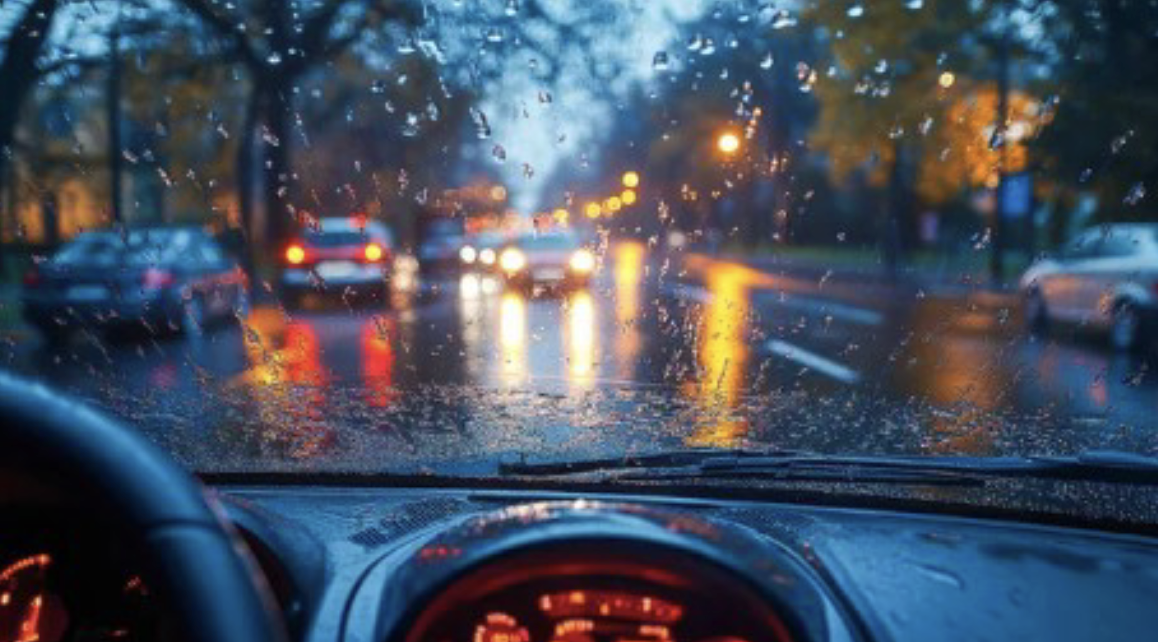
#> input picture water.png, 1158 x 642 px, found by its file name
$ python Lab6-3-1.py
#> lines starting #> are read from the running program, lines starting #| are printed output that depends on the picture
import cv2
import numpy as np
import matplotlib.pyplot as plt

# Step 1: Load and convert to grayscale
img = cv2.imread('water.png')
#> img is the input picture: shape (642, 1158, 3); mean B, G, R 95.3, 79.3, 69.4
gray = cv2.cvtColor(img, cv2.COLOR_BGR2GRAY)
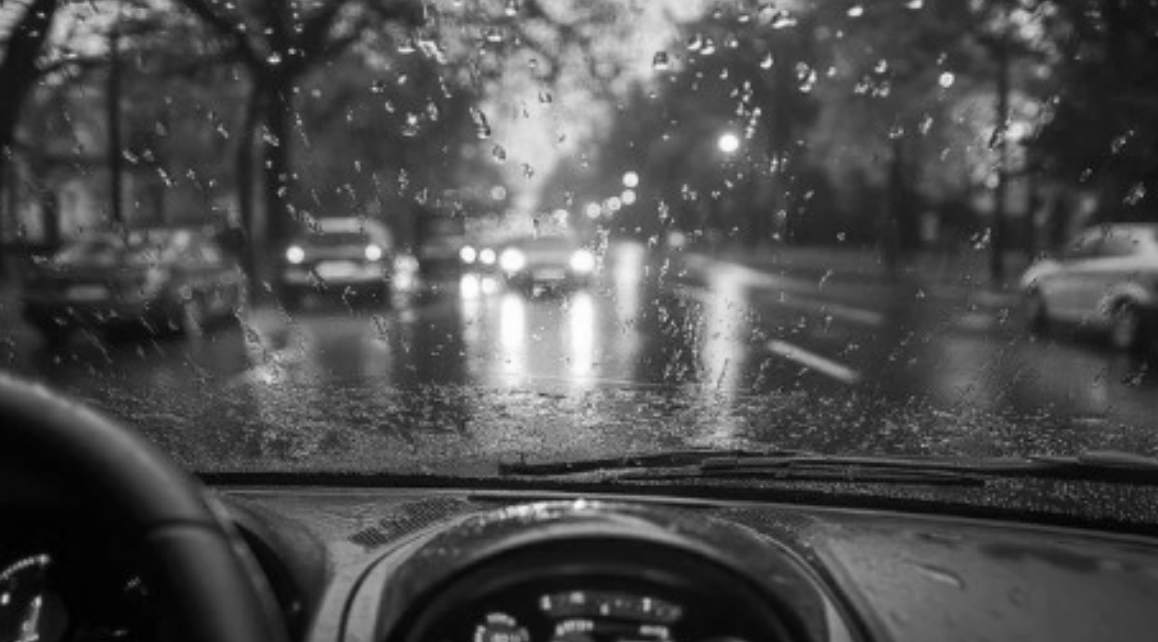
#> gray: shape (642, 1158); min 0, max 255, mean 78.2

# Step 2: Define kernels
sobel_x = np.array([[-1, 0, 1],
                    [-2, 0, 2],
                    [-1, 0, 1]], dtype=float)

sobel_y = np.array([[1, 2, 1],
                    [0, 0, 0],
                    [-1, -2, -1]], dtype=float)

# Step 3: Manual convolution
def manual_convolution(img, kernel):
    h, w = img.shape
#> h = 642; w = 1158
    kh, kw = kernel.shape
    pad_h, pad_w = kh // 2, kw // 2
    padded = np.pad(img, ((pad_h, pad_h), (pad_w, pad_w)), mode='constant')
    output = np.zeros_like(img, dtype=float)
    for i in range(h):
        for j in range(w):
            region = padded[i:i+kh, j:j+kw]
            output[i, j] = np.sum(region * kernel)
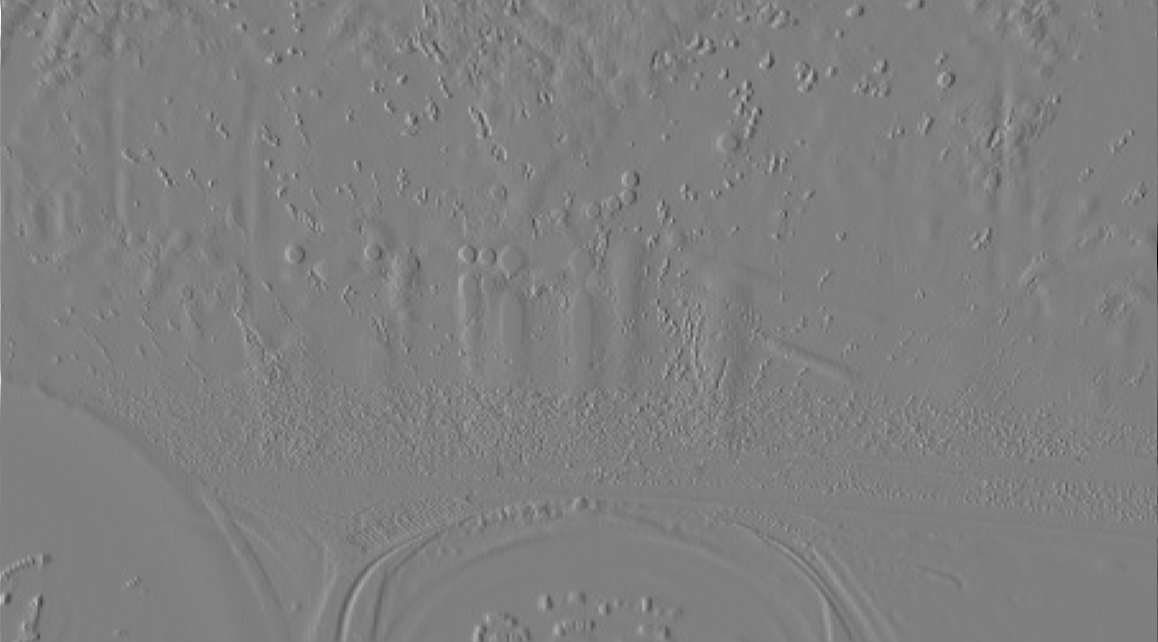
#> output: shape (642, 1158) float64; min -727, max 725, mean 0; drawn with min black and max white
    return output

# Step 4: Apply Sobel
gx = manual_convolution(gray, sobel_x)
gy = manual_convolution(gray, sobel_y)
#> after the loop in manual_convolution (call 2), `for i in range(h):`:
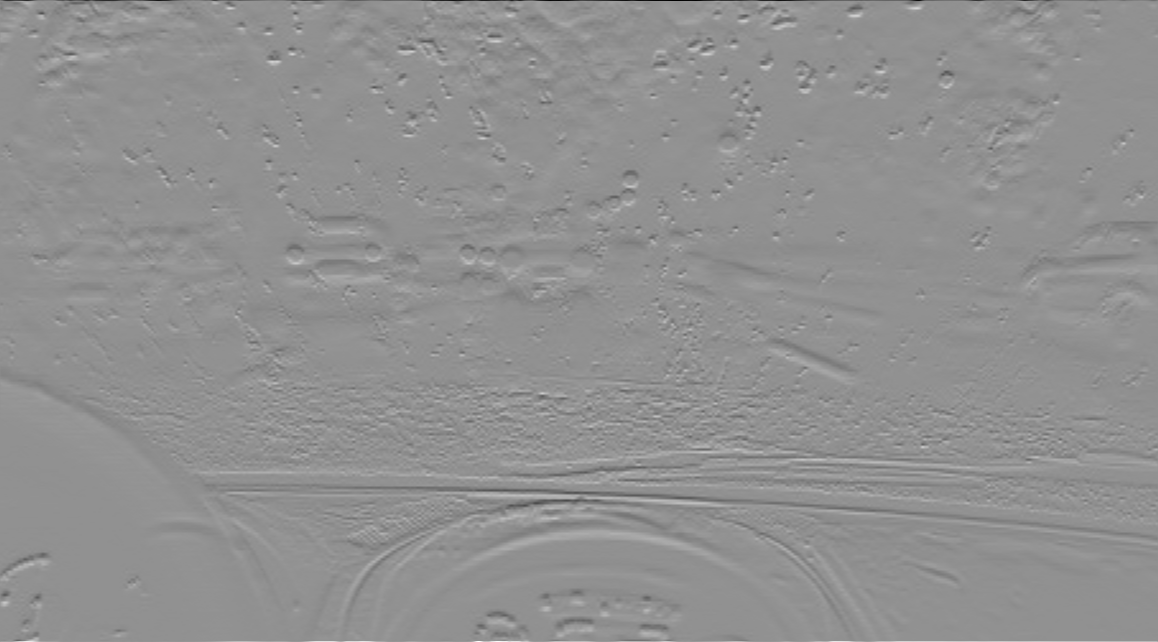
#> output: shape (642, 1158) float64; min -880, max 667, mean 0.3; drawn with min black and max white
sobel_edge = np.sqrt(gx**2 + gy**2)
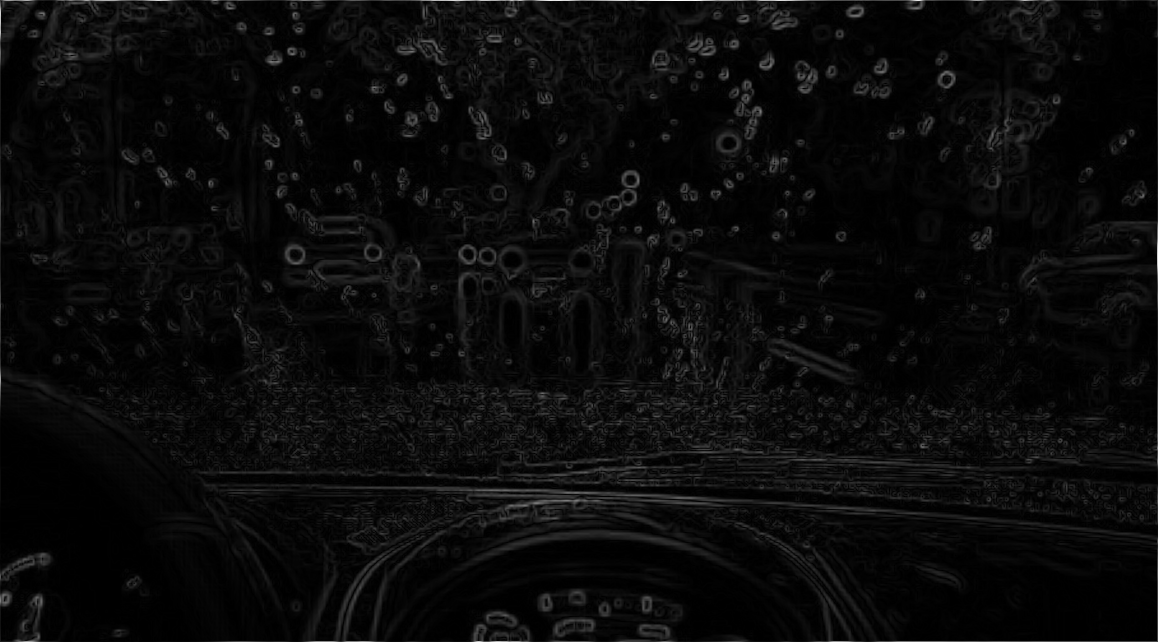
#> sobel_edge: shape (642, 1158) float64; min 0, max 880, mean 36.8; drawn with min black and max white
sobel_edge = np.clip(sobel_edge, 0, 255).astype(np.uint8)
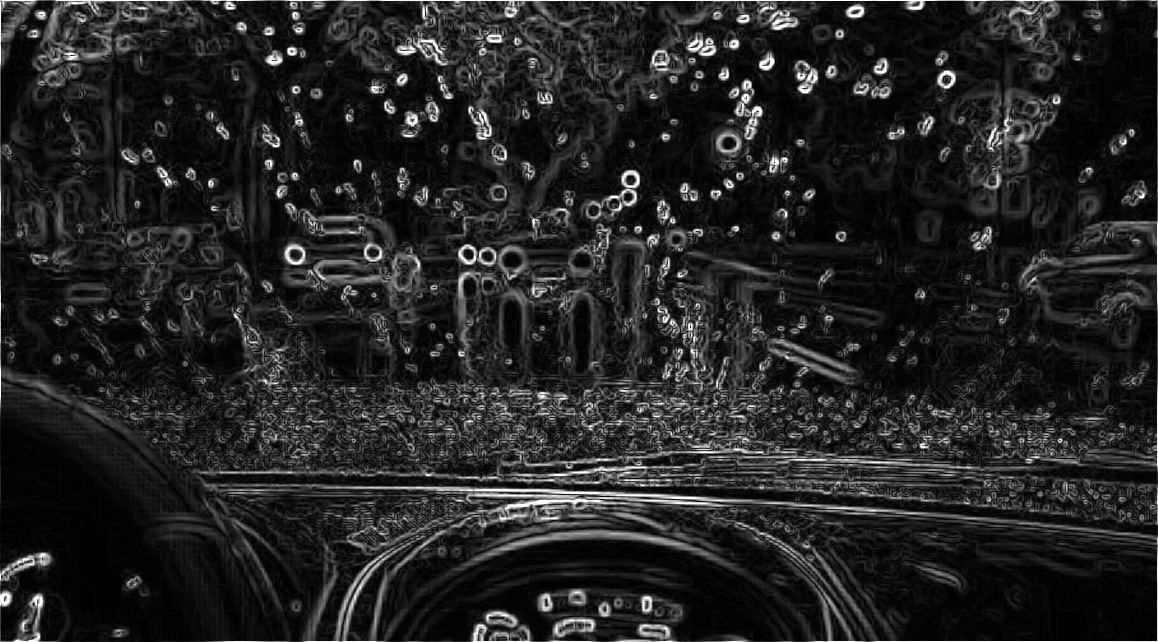
#> sobel_edge: shape (642, 1158); min 0, max 255, mean 36

# Step 5: Display
plt.figure(figsize=(10, 5))
plt.subplot(1, 2, 1), plt.imshow(gray, cmap='gray'), plt.title('Grayscale Water Image')
plt.subplot(1, 2, 2), plt.imshow(sobel_edge, cmap='gray'), plt.title('Sobel Edge Detection')
plt.tight_layout()
plt.show()

$ run again, with car.png copied over water.png
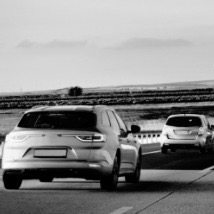
#> input picture car.png, 214 x 214 px, found by its file name
#> img is the input picture: shape (214, 214, 3); min 0, max 255, mean 137.9
#> after the loop in manual_convolution (call 2), `for i in range(h):`:
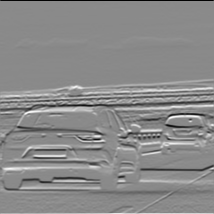
#> output: shape (214, 214) float64; min -876, max 742, mean 2.3; drawn with min black and max white
#> `sobel_edge = np.clip(sobel_edge, 0, 255).astype(np.uint8)`:
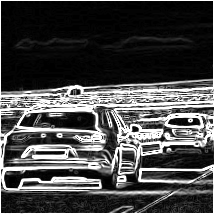
#> sobel_edge: shape (214, 214); min 0, max 255, mean 71.9

$ run again, with plane.png copied over water.png
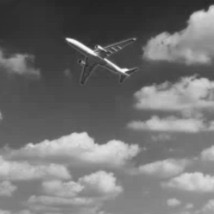
#> input picture plane.png, 214 x 214 px, found by its file name
#> img is the input picture: shape (214, 214, 3); min 35, max 254, mean 112.3
#> after the loop in manual_convolution (call 2), `for i in range(h):`:
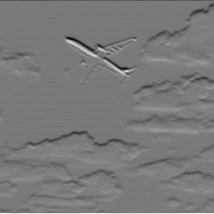
#> output: shape (214, 214) float64; min -654, max 708, mean -2; drawn with min black and max white
#> `sobel_edge = np.clip(sobel_edge, 0, 255).astype(np.uint8)`:
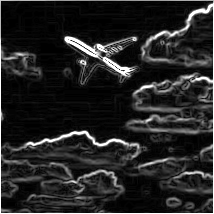
#> sobel_edge: shape (214, 214); min 0, max 255, mean 36.7
